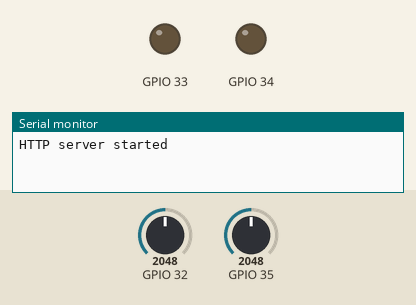
Bench run of a sketch on a simulated ESP32. Parts: output pins drawn as LEDs (lit = HIGH), the last lines printed to the serial monitor. The test bench sets the inputs (shaded band); at power-on: GPIO 35 = 2048, GPIO 32 = 2048.

Above: at 0.01 s.
At 1.3 s:
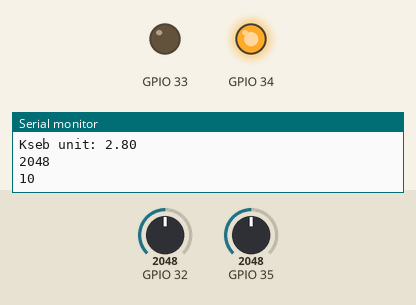
1.4 s: GPIO 35 set to 3433
2.9 s: GPIO 35 set to 3564
Timing chart, 0 to 5.9 s (numbered marks = the images above; inputs shaded):
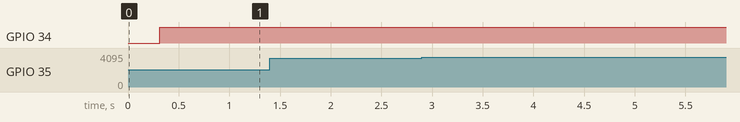

The sketch:

code.ino
```cpp
#include <WiFi.h>
#include <WiFiClient.h>
#include <WebServer.h>
#include "index.h" //Web page header file
#define ksebMeterPin 22
#define solarMeterPin 23

//variables
int kseb_count =0;
int ksebMeter_state =0;
int ksebMeter_prev_state =0;
int solar_count =0;
int solarMeter_state =0;
int solarMeter_prev_state =0;
int solarLdr = analogRead(35);
int ksebLdr = analogRead(32);

WebServer server(80);

//AccesPoint SSID and PASSWORD
const char* ssid = "test";
const char* password = "123456789";

//===============================================================
// This routine is executed when you open its IP in browser
//===============================================================
void handleRoot() {
String s = MAIN_page; //Read HTML contents
server.send(200, "text/html", s); //Send web page
}
void handleADC() {
String ksebPulse = String(kseb_count);
String solarPulse = String(solar_count);
server.send(200, "text/plane", ksebPulse+"|"+solarPulse); //Send ADC value only to client ajax request
}

//===============================================================
// Setup
//===============================================================
void setup(void){
    Serial.begin(115200);

//ESP32 As access point
WiFi.mode(WIFI_AP); //Access Point mode
WiFi.softAP(ssid);
server.on("/", handleRoot); //This is display page
server.on("/readADC", handleADC);//To get update of ADC Value only
server.begin(); //Start server
Serial.println("HTTP server started");
delay(100);
pinMode(ksebMeterPin,INPUT_PULLUP);
pinMode(34,OUTPUT);
Serial.println("kseb:");
pinMode(solarMeterPin,INPUT_PULLUP);
pinMode(33,OUTPUT);
Serial.println("solar:");
}

//===============================================================
// This routine is executed when you open its IP in browser
//===============================================================
void loop(void){
server.handleClient();
delay(1);
if (analogRead(32) > 400){
ksebMeter_state++;
Serial.println(analogRead(32));
Serial.println(ksebMeter_state);
delay(80);
}
if (analogRead(35)> 3500){
solarMeter_state++;
Serial.println(analogRead(35));
delay(80);
}
if(ksebMeter_state!=ksebMeter_prev_state)
{
if(ksebMeter_state==HIGH){
digitalWrite(34,LOW);
}
else
{
digitalWrite(34,HIGH);
kseb_count++;
Serial.println(String("Kseb unit: ")+float(kseb_count*.35));
}
delay(50);
}
if(solarMeter_state!=solarMeter_prev_state)
{
if(solarMeter_state==HIGH){
digitalWrite(35,LOW);
}
else
{
digitalWrite(35,HIGH);
solar_count++;
Serial.println(String("Solar unit: ")+float(solar_count*.28));
}
delay(50);
}
ksebMeter_prev_state=ksebMeter_state;
solarMeter_prev_state=solarMeter_state;
}
```

index.h
```cpp
const char MAIN_page[] PROGMEM = R"=====(
<!DOCTYPE html>
<html>
<style>
html{
background: #3F6634;
}
body{
    max-width: 100%;
    height: auto;
    background: #4FB477;
    padding: 30px;
    color: #FFF;
    margin: 0% 5% 5% 5%;
    border: 0px;
    border-radius: 0px 0px 25px 25px;
    box-shadow: 0px 2px 18px -4px rgba(0,0,0,0.75);
}
.card{
    color: #DCFFFD;
    font-family: sans-serif;
    text-align: center;
}
.tab {
    overflow: hidden;
    display: flex;
    justify-content: space-around;
    align-items: center;
    border: 0px;
    border-radius: 0px 0px 25px 25px;
    background-color: #DCFFFD;
    box-shadow: 0px 2px 18px -4px rgba(0,0,0,0.75);
}
/* Style the buttons that are used to open the tab content */
.tab button {
background-color: inherit;
width: 100%;
color: #345511;
font-size: 100%;
border: none;
font-weight: bold;
outline: none;
cursor: pointer;
padding: 14px 16px;
transition: 0.3s;
}
/* Change background color of buttons on hover */
.tab button:hover {
background-color: #52FFEE;
}
/* Create an active/current tablink class */
.tab button.active {
background-color: #52FFEE;
}
/* Style the tab content */
.tabcontent {
display: none;
background: #DCFFFD;
font-family: sans-serif;
color: #345511;
padding: 6px 12px;
border: 0px;
border-radius: 25px 25px 0px 0px;
box-shadow: 0px 2px 18px -4px rgba(0,0,0,0.75);
}
</style>
<body>
<div class="card">
<br>
<br>
<br>
<br>
<br>
<br>
<h1>KSEB - SOLAR MONITOR</h1><br>
<br>
<br>
</div>
<!-- Tab content -->
<div id="Pulse" class="tabcontent">
<br>
<h2>KSEB pulse : <span id="ksebPulse">0</span></h2><br>
<h2>Solar pulse : <span id="solarPulse">0</span></h2>
<br>
</div>
<div id="KWh" class="tabcontent">
<br>
<h2>KSEB : <span id="ksebUnit">0</span> KWh</h2><br>
<h2>Solar : <span id="solarUnit">0</span> KWh</h2>
<br>
</div>
<div id="Wh" class="tabcontent">
<br>
<h2>KSEB : <span id="ksebwh">0</span> Wh</h2><br>
<h2>Solar : <span id="solarwh">0</span> Wh</h2>
<br>
</div>
<div id="Price" class="tabcontent">
<br>
<h2>KSEB : <span id="ksebprice">0</span> Rs</h2><br>
<h2>Solar : <span id="solarprice">0</span> Rs</h2><br>
<h2>Net : <span id="netprice">0</span> Rs</h2><br>
<br>
</div>
<!-- Tab links -->
<div class="tab">
<button class="tablinks" onclick="openTab(event, ’Pulse’)">Pulse</button>
<button class="tablinks" onclick="openTab(event, ’KWh’)">KWh</button>
<button class="tablinks" onclick="openTab(event, ’Wh’)">Wh</button>
<button class="tablinks" onclick="openTab(event, ’Price’)">Price</button>
</div>
<script>
function openTab(event, tabName) {
// Declare all variables
var i, tabcontent, tablinks;
// Get all elements with class="tabcontent" and hide them
tabcontent = document.getElementsByClassName("tabcontent");
for (i = 0; i < tabcontent.length; i++) {
tabcontent[i].style.display = "none";
}
// Get all elements with class="tablinks" and remove the class "active"
tablinks = document.getElementsByClassName("tablinks");
for (i = 0; i < tablinks.length; i++) {
tablinks[i].className = tablinks[i].className.replace(" active", "");
}
// Show the current tab, and add an "active" class to the button that opened the tab
document.getElementById(tabName).style.display = "block";
evt.currentTarget.className += " active";
}
setInterval(function() {
// Call a function repetatively with 1 Second interval
getData();
}, 1000); //2000mSeconds update rate
function getData() {
var xhttp = new XMLHttpRequest();
xhttp.onreadystatechange = function() {
if (this.readyState == 4 && this.status == 200) {
var recived_data = this.responseText.split(’|’);
var ksebPulse = recived_data[0];
var solarPulse = recived_data[1];
console.log(recived_data);
document.getElementById("ksebPulse").innerHTML = ksebPulse;
document.getElementById("solarPulse").innerHTML = solarPulse;
var ksebUnit = (parseFloat(ksebPulse)*0.0003125)
var solarUnit = (parseFloat(solarPulse)*0.0003125)
var ksebwh = (parseFloat(ksebPulse)*0.3125)
var solarwh = (parseFloat(solarPulse)*0.3125)
document.getElementById("ksebUnit").innerHTML = ksebUnit;
document.getElementById("solarUnit").innerHTML = solarUnit;
document.getElementById("ksebwh").innerHTML = ksebwh;
document.getElementById("solarwh").innerHTML = solarwh;
var ksebprice = 0;
var solarprice = 0;
var netprice= ksebprice+solarprice;
if(ksebUnit<=50)
{
ksebprice=ksebUnit*3.15;
}
else if(ksebUnit<=100)
{
ksebprice=157.5+(ksebUnit-50)*3.70;
}
else if(ksebUnit<=150)
{
ksebprice=342.5+(ksebUnit-100)*4.80;
}
else if(ksebUnit<=200)
{
ksebprice=582.5+(ksebUnit-150)*6.40;
}
else if(ksebUnit<=250)
{
ksebprice=902+(ksebUnit-200)*7.60;
}
else if(ksebUnit<=300)
{
ksebprice=ksebUnit*5.80;
}
else if(ksebUnit<=350)
{
ksebprice=ksebUnit*6.60;
}
else if(ksebUnit<=400)
{
ksebprice=ksebUnit*6.90;
}
else if(ksebUnit<=500)
{
ksebprice=ksebUnit*7.10;
}
else if(ksebUnit>500)
{
ksebprice=ksebUnit*7.90;
}
if(solarUnit<=50)
{
solarprice=solarUnit*3.15;
}
else if(solarUnit<=100)
{
solarprice=157.5+(solarUnit-50)*3.70;
}
else if(solarUnit<=150)
{
solarprice=342.5+(solarUnit-100)*4.80;
}
else if(solarUnit<=200)
{
solarprice=582.5+(solarUnit-150)*6.40;
}
else if(solarUnit<=250)
{
solarprice=902+(solarUnit-200)*7.60;
}
else if(solarUnit<=300)
{
solarprice=solarUnit*5.80;
}
else if(solarUnit<=350)
{
solarprice=solarUnit*6.60;
}
else if(solarUnit<=400)
{
solarprice=solarUnit*6.90;
}
else if(solarUnit<=500)
{
solarprice=solarUnit*7.10;
}
else if(solarUnit>500)
{
solarprice=solarUnit*7.90;
}
netprice=ksebprice-solarprice;
document.getElementById("solarprice").innerHTML = solarprice;
document.getElementById("ksebprice").innerHTML = ksebprice;
document.getElementById("netprice").innerHTML = netprice;
}
};
xhttp.open("GET", "readADC", true);
xhttp.send();
}
</script>
</html>
)=====";
```
